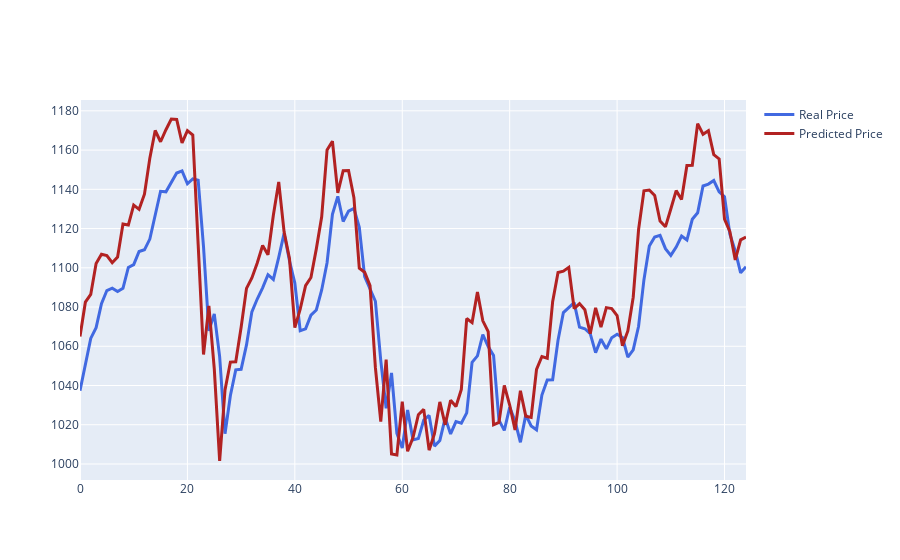

Notebook code for this chart:
### Markdown cell above
# Plotting Real vs Prediced Stock Price for Closing Stock

### Code cell
import plotly.graph_objects as go
fig = go.Figure()

fig.add_trace(go.Scatter( y=dataset3.real_stock_price_close, name='Real Price',
                         line=dict(color='royalblue', width=3)))
fig.add_trace(go.Scatter( y=dataset3.predicted_price_close, name = 'Predicted Price',
                         line=dict(color='firebrick', width=3)))
